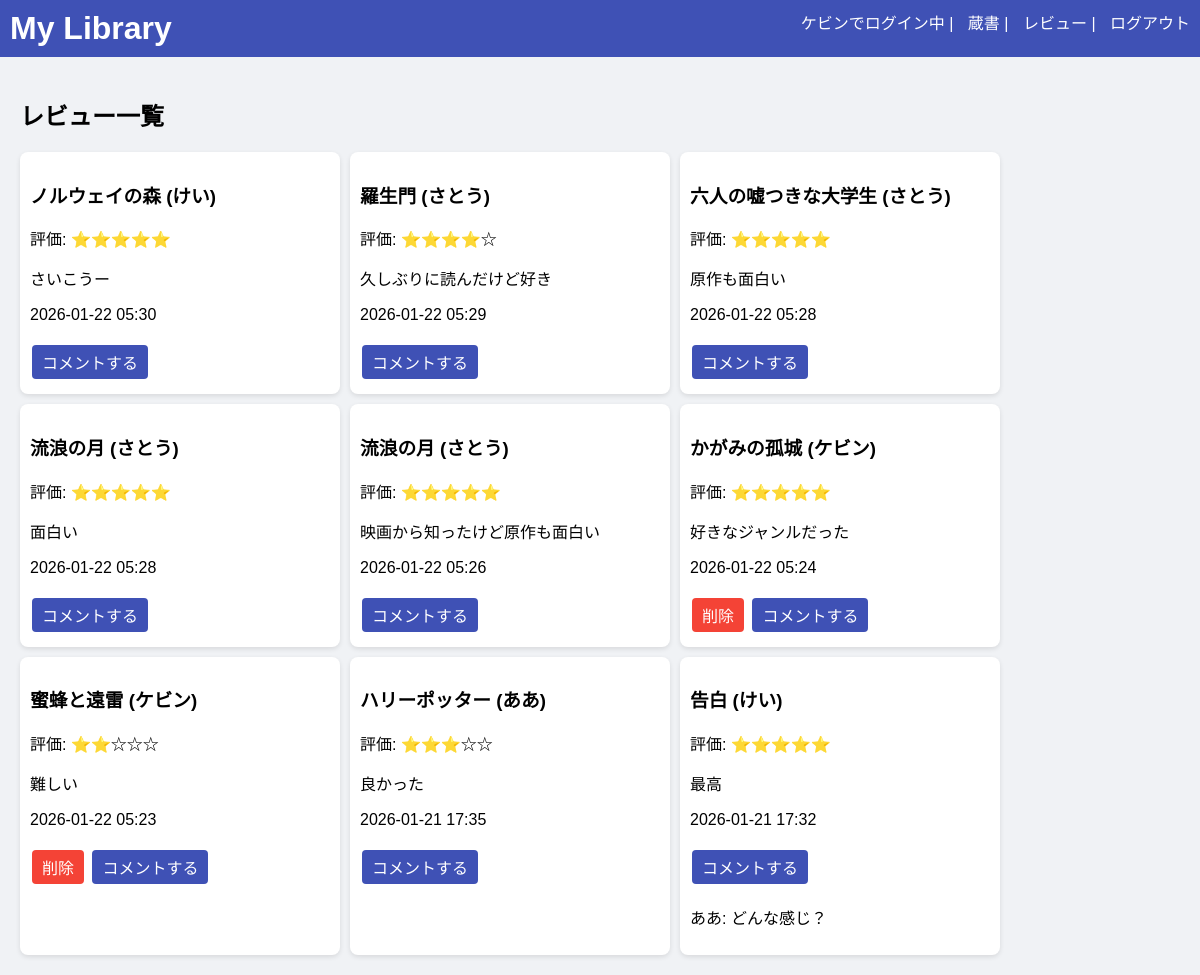
The app's page /reviews (signed in) with its own data.
### models.py (models this page shows)
class User(db.Model):
    id = db.Column(db.Integer, primary_key=True)
    username = db.Column(db.String(80), unique=True, nullable=False)
    password = db.Column(db.String(200), nullable=False)
    books = db.relationship('Book', backref='user', lazy=True)
    reviews = db.relationship('Review', backref='user', lazy=True)
    comments = db.relationship('Comment', backref='user', lazy=True)

class Review(db.Model):
    id = db.Column(db.Integer, primary_key=True)
    book_id = db.Column(db.Integer, db.ForeignKey('book.id'), nullable=False)
    user_id = db.Column(db.Integer, db.ForeignKey('user.id'), nullable=False)
    rating = db.Column(db.Integer)
    review_text = db.Column(db.Text)
    review_date = db.Column(db.DateTime, default=datetime.utcnow)
    comments = db.relationship('Comment', backref='review', lazy=True)

class Book(db.Model):
    id = db.Column(db.Integer, primary_key=True)
    title = db.Column(db.String(200), nullable=False)
    author = db.Column(db.String(100), nullable=False)
    genre = db.Column(db.String(50))
    status = db.Column(db.String(20))
    rating = db.Column(db.Integer, default=0)
    user_id = db.Column(db.Integer, db.ForeignKey('user.id'), nullable=False)
    reviews = db.relationship('Review', backref='book', lazy=True)

class Comment(db.Model):
    id = db.Column(db.Integer, primary_key=True)
    review_id = db.Column(db.Integer, db.ForeignKey('review.id'), nullable=False)
    user_id = db.Column(db.Integer, db.ForeignKey('user.id'), nullable=False)
    comment_text = db.Column(db.Text, nullable=False)
    comment_date = db.Column(db.DateTime, default=datetime.utcnow)

### app.py (the view)
@app.route('/reviews')
def reviews_page():
    if 'user_id' not in session:
        return redirect(url_for('login'))
    reviews = Review.query.order_by(Review.review_date.desc()).all()
    return render_template('reviews.html', reviews=reviews)

### templates/reviews.html (shortened to what this page needs)
{% extends "base.html" %}
{% block content %}
<h2>レビュー一覧</h2>
<div class="card-container">
{% for review in reviews %}
<div class="card">
    <h3>{{ review.book.title }} ({{ review.user.username }})</h3>
    <p>評価: {{ '⭐'*review.rating }}{{ '☆'*(5-review.rating) }}</p>
    <p>{{ review.review_text }}</p>
    <p>{{ review.review_date.strftime('%Y-%m-%d %H:%M') }}</p>
    {% if review.user_id == session.get('user_id') %}
        <a class="btn delete" href="{{ url_for('delete_review', review_id=review.id) }}" onclick="return confirm('レビューを削除しますか？')">削除</a>
    {% endif %}
    <a class="btn" href="{{ url_for('add_comment', review_id=review.id) }}">コメントする</a>
    <div class="comments">
        {% for comment in review.comments %}
        <p>{{ comment.user.username }}: {{ comment.comment_text }}
        </p>
        {% endfor %}
    </div>
</div>
{% endfor %}
</div>
{% endblock %}

### templates/base.html (shortened to what this page needs)
<!DOCTYPE html>
<html lang="ja">
<head>
    <link rel="stylesheet" href="{{ url_for('static', filename='style.css') }}">
</head>
<body>
    <header>
        <h1>My Library</h1>
        <nav>
            {% if session.get('user_id') %}
                <span>{{ session['username'] }}でログイン中</span> |
                <a href="{{ url_for('books_page') }}">蔵書</a> |
                <a href="{{ url_for('reviews_page') }}">レビュー</a> |
                <a href="{{ url_for('logout') }}">ログアウト</a>
            {% else %}
                <a href="{{ url_for('login') }}">ログイン</a> |
                <a href="{{ url_for('register') }}">登録</a>
            {% endif %}
        </nav>
    </header>
    <main>
        {% block content %}{% endblock %}
    </main>
</body>
</html>

### static/style.css (style rules this page uses)
body { font-family: Arial, sans-serif; margin: 0; padding: 0; background: #f0f2f5; }
header { background: #3f51b5; color: white; padding: 10px; }
header h1 { margin: 0; display: inline-block; }
nav { display: inline-block; float: right; }
nav a, nav span { color: white; margin-left: 10px; text-decoration: none; }
main { padding: 20px; }
.card-container { display: flex; flex-wrap: wrap; gap: 10px; }
.card { background: white; border-radius: 8px; padding: 10px; width: 300px; box-shadow: 0 2px 5px rgba(0,0,0,0.1); }
.btn { display: inline-block; padding: 5px 10px; margin: 5px 2px; background: #3f51b5; color: white; border-radius: 4px; text-decoration: none; }
.btn.delete { background: #f44336; }

### records on screen
User: username "ケビン"
Review: book "ノルウェイの森", user.username "けい", rating "⭐⭐⭐⭐⭐", review_text "さいこうー", review_date "2026-01-22 05:30"
Review: book "羅生門", user.username "さとう", rating "⭐⭐⭐⭐", rating "☆", review_text "久しぶりに読んだけど好き", review_date "2026-01-22 05:29"
Review: book "六人の嘘つきな大学生", user.username "さとう", rating "⭐⭐⭐⭐⭐", review_text "原作も面白い", review_date "2026-01-22 05:28"
Review: book "流浪の月", user.username "さとう", rating "⭐⭐⭐⭐⭐", review_text "面白い", review_date "2026-01-22 05:28"
Review: book "流浪の月", user.username "さとう", rating "⭐⭐⭐⭐⭐", review_text "映画から知ったけど原作も面白い", review_date "2026-01-22 05:26"
Review: book "かがみの孤城", user.username "ケビン", rating "⭐⭐⭐⭐⭐", review_text "好きなジャンルだった", review_date "2026-01-22 05:24"
Review: book "蜜蜂と遠雷", user.username "ケビン", rating "⭐⭐", rating "☆☆☆", review_text "難しい", review_date "2026-01-22 05:23"
Review: book "ハリーポッター", user.username "ああ", rating "⭐⭐⭐", rating "☆☆", review_text "良かった", review_date "2026-01-21 17:35"
Review: book "告白", user.username "けい", rating "⭐⭐⭐⭐⭐", review_text "最高", review_date "2026-01-21 17:32"
Comment: user.username "ああ", comment_text "どんな感じ？"
